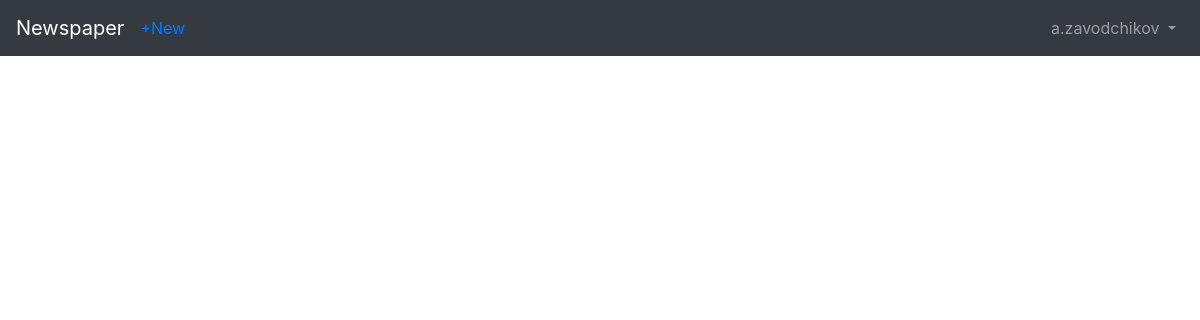
/articles/ (signed in), run on an earlier commit of the app's database.
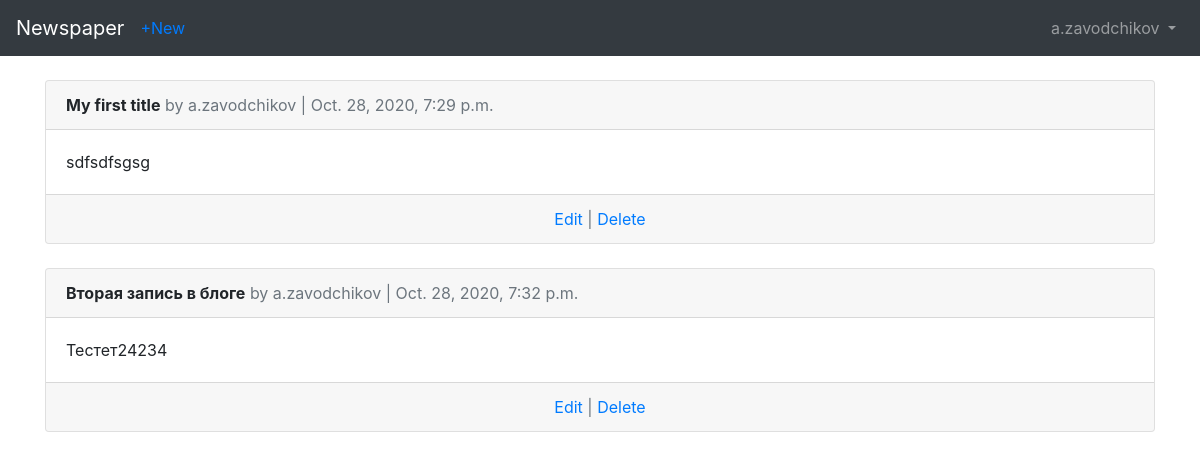
And on a later commit of the database.
### articles/models.py (models this page shows, shortened)
class Article(models.Model):
    title = models.CharField(max_length=255)
    body = models.TextField()
    date = models.DateTimeField(auto_now_add=True)
    author = models.ForeignKey(
        get_user_model(),
        on_delete=models.CASCADE,
    )

### users/models.py (models this page shows)
class CustomUser(AbstractUser):
    age = models.PositiveIntegerField(null=True, blank=True)

### articles/views.py (the view)
# urls.py: path('', ArticleListView.as_view(), name='article_list')
class ArticleListView(LoginRequiredMixin, ListView):
    model = Article
    template_name = 'article_list.html'
    login_url = 'login'

### templates/article_list.html (shortened to what this page needs)
{% extends 'base.html' %}
{% block content %}
    {% for article in object_list %}
        <div class="card">
            <div class="card-header">
                <span class="font-weight-bold">{{ article.title }}</span>
                <span class="text-muted"> by {{ article.author }} |
                    {{ article.date }}</span>
            </div>
            <div class="card-body">
                {{ article.body}}
            </div>
            <div class="card-footer text-center text-muted">
                <a href="{% url 'article_edit' article.pk %}">Edit</a> |
                <a href="{% url 'article_delete' article.pk %}">Delete</a>
            </div>
        </div>
        <br />
    {% endfor %}
{% endblock content %}

What changed in the data, as far as the page shows it:
added Article: title "My first title", author "a.zavodchikov", date "Oct. 28, 2020, 7:29 p.m.", body "sdfsdfsgsg"
added Article: title "Вторая запись в блоге", author "a.zavodchikov", date "Oct. 28, 2020, 7:32 p.m.", body "Тестет24234"
